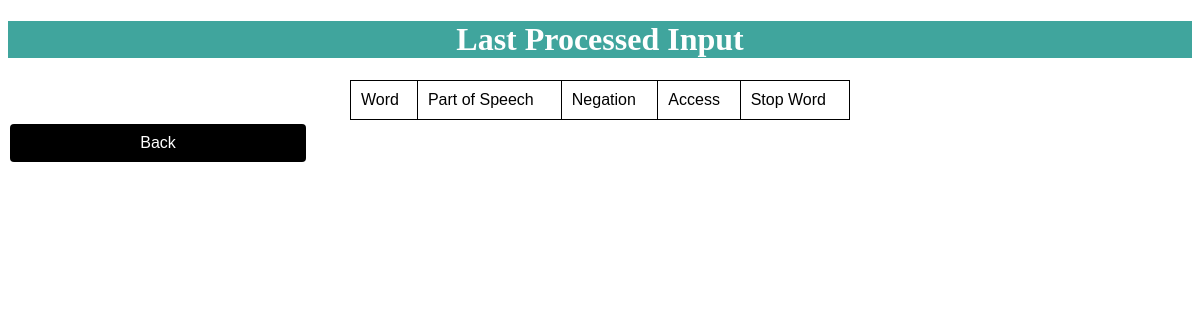
Page /home/processed on the earlier database version.
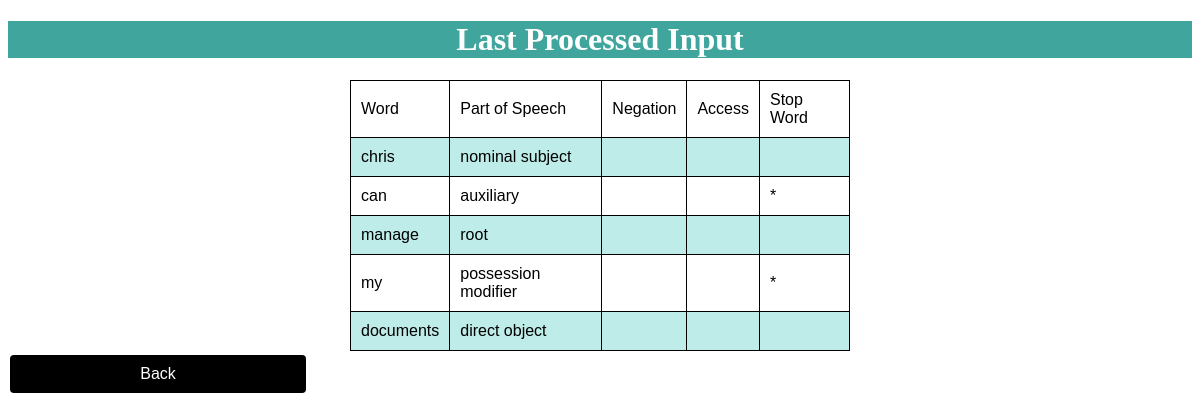
Same page on the later database version.
### DjangoApp/models.py (models this page shows)
class Processed(models.Model):
    col_name_word = models.CharField(max_length=250, primary_key=True)
    col_name_pos = models.CharField(max_length=250)
    col_name_neg = models.CharField(max_length=250)
    col_name_acc = models.CharField(max_length=250)
    col_stop_word = models.CharField(max_length=250)

### DjangoApp/views.py (the view)
def processed(request):
    result = Processed.objects.all()
    return render(request, "processed.html", {'result': result})

### DjangoApp/templates/processed.html
{% extends 'base.html' %}
    {% block content %}
    <div class="header">
        <h1>Last Processed Input</h1>
    </div>
    <div class="content">
         <table>
            <tr>
                <td>Word</td>
                <td>Part of Speech</td>
                <td>Negation</td>
                <td>Access</td>
                <td>Stop Word</td>
            </tr>
            {% for item in result %}
            <tr>
                <td>{{ item.col_name_word }}</td>
                <td>{{ item.col_name_pos }}</td>
                <td>{{ item.col_name_neg }}</td>
                <td>{{ item.col_name_acc }}</td>
                <td>{{ item.col_stop_word }}</td>
            </tr>
            {% endfor %}
        </table>
    </div>
    <button class="button2" type="submit" name="back"
            onclick="window.location.href='/home/menu'">
        Back
    </button><br>
    {% endblock %}

### DjangoApp/templates/base.html (shortened to what this page needs)
<!DOCTYPE html>
<html lang="en">
<head>
</head>
<body>
{% block content %}
{% endblock %}
</body>
</html>

### DjangoApp/templates/base.html (style rules this page uses)
.header { background-color: #40A59D; text-align: center; color: white; }
.content { max-width: 500px; margin: auto; }
.button2 { background-color: #000000; border: none; color: white; padding: 10px; text-align: center; font-size: 16px; margin: 4px 2px; width: 25%; border-radius: 4px; cursor: pointer; }
table { font-family: arial; border-collapse: collapse; width: 100%; }
td, th { border: 1px solid #000000; text-align: left; padding: 10px; }
tr:nth-child(even) { background-color: #BEECE9; }

Differences in the rows shown:
added Processed: col_name_word "chris", col_name_pos "nominal subject"
added Processed: col_name_word "can", col_name_pos "auxiliary", col_stop_word "*"
added Processed: col_name_word "manage", col_name_pos "root"
added Processed: col_name_word "my", col_name_pos "possession modifier", col_stop_word "*"
added Processed: col_name_word "documents", col_name_pos "direct object"
